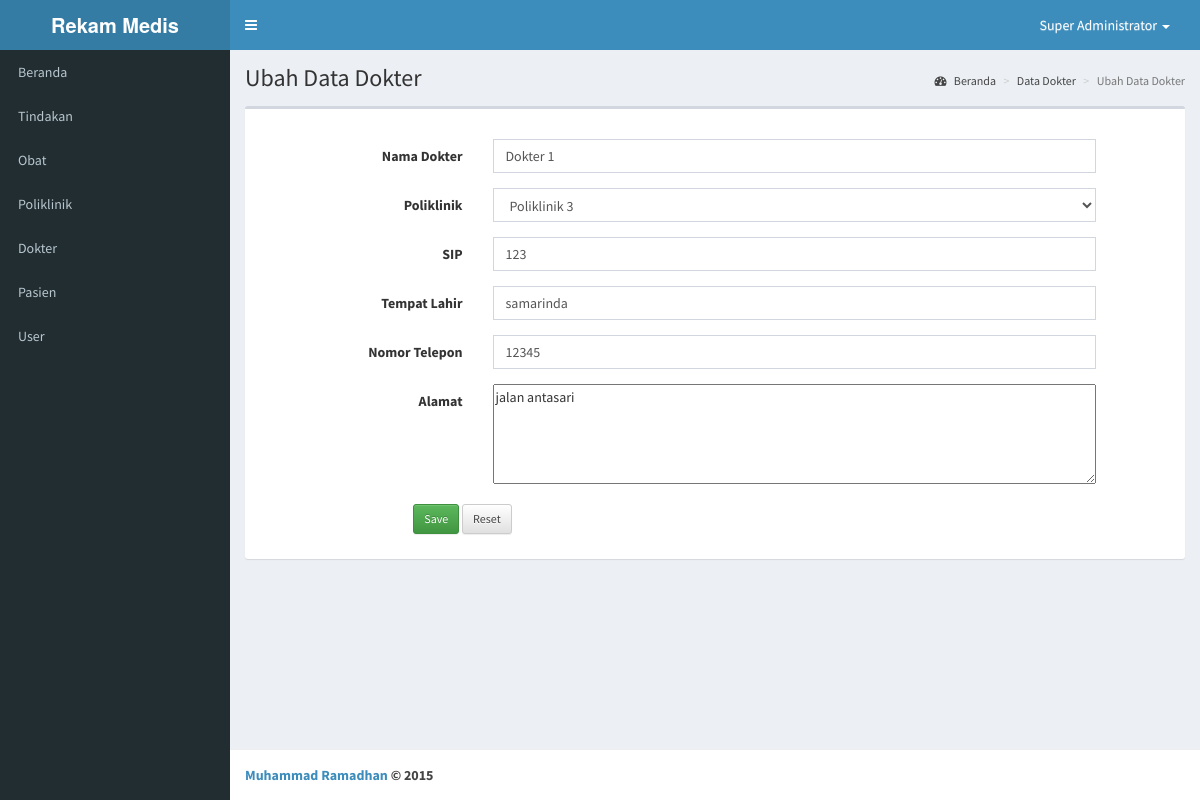
Screenshot of /dokter/ubah.php?id=1 (signed in) with the database file from the repository.
### tables this page shows
CREATE TABLE IF NOT EXISTS `tb_dokter` (
  `kd_dokter` int(11) NOT NULL,
  `kd_poli` int(11) NOT NULL,
  `nm_dokter` varchar(50) NOT NULL,
  `sip` varchar(50) NOT NULL,
  `tempat_lhr` varchar(50) NOT NULL,
  `no_tlp` varchar(20) NOT NULL,
  `alamat` text NOT NULL
);

### dokter/ubah.php (called while the page is built, shortened)
<?php
	include '../include/function.php';
	$title = 'Ubah Data Dokter';
	include '../include/_header.php';
	$aksi = 'ubah.php';
	if ($_POST) {
		$id = $_POST['kd_dokter'];
		$data = array (	'nm_dokter'		=> mysql_escape_string($_POST['nm_dokter']),
						'kd_poli'		=> mysql_escape_string($_POST['kd_poli']),
						'sip'			=> mysql_escape_string($_POST['sip']),
						'tempat_lhr'	=> mysql_escape_string($_POST['tempat_lhr']),
						'no_tlp'		=> mysql_escape_string($_POST['no_tlp']),
						'alamat'		=> mysql_escape_string($_POST['alamat'])
						);
		$ubah = ubah('tb_dokter',$data,'kd_dokter',$id);
		if ($ubah == TRUE) {
			echo '<script>alert("Data berhasil diubah!")</script>';
			echo '<meta http-equiv="refresh" content="0;url=/pw/dokter/index.php">';
		} else {
			$error =  mysql_error();
		}
	} else {
		$id = $_GET['id'];
		$row = ambil_satu_data('tb_dokter','kd_dokter',$id);
	}
					include 'form.php';
	include '../include/_footer.php' ?>

### include/function.php (called while the page is built, shortened)
	<?php
	function ambil_satu_data($table,$parameter,$id) {
		$row = mysql_query("SELECT * FROM $table WHERE $parameter = $id");
		if ($row) {
			return mysql_fetch_array($row);
		}
	}
?>

### dokter/form.php (the view, shortened to what this page needs)
<div class="content-wrapper" >
	<section class="content-header">
		<h1>
			<?php echo $title ?>
		</h1>
		<ol class="breadcrumb">
			<li><a href="#"><i class="fa fa-dashboard"></i> Beranda</a></li>
			<li><a href="index.php">Data Dokter</a></li>
			<li class="active"><?php echo $title ?></li>
		</ol>
	</section>
	<section class="content">
		<div class="row">
			<div class="col-md-12">
				<div class="box">
					<div class="box-header">
					</div>
					<div class="box-body">
						<form action="<?php echo $aksi ?>" class="form-horizontal" method="post">
	           				<div class="form-group">
	                        	<label class="control-label col-lg-3" for="nm_dokter">Nama Dokter</label>
	                        	<div class="col-lg-8">
	                     			<input type="text" class="form-control" name="nm_dokter" placeholder="Nama Dokter" value="<?php echo @$row['nm_dokter'] ?>" required>
	                        	</div>
	                      	</div>
	                      	<div class="form-group">
				                <label name="poli" class="col-lg-3 control-label">Poliklinik</label>
				                <div class="col-sm-8">
				                  	<select name="kd_poli" class="form-control">
				                    	<?php
				                      		$sql = mysql_query("SELECT * FROM tb_poliklinik");
				                      		while($data = mysql_fetch_array($sql)) {
				                        ?>
				                            <option value="<?php echo $data['kd_poli'] ?>" <?php echo (@$row['kd_poli'] == $data['kd_poli']) ? 'Selected' : '' ?>><?php echo $data['nm_poli']; ?></option>
				                        <?php
				                      		}
				                    	?>
				                  </select>
				                </div>
				              </div>
	                      	<div class="form-group">
	                        	<label class="control-label col-lg-3" for="sip">SIP</label>
	                        	<div class="col-lg-8">
	                     			<input type="text" class="form-control" name="sip" placeholder="SIP" value="<?php echo @$row['sip'] ?>" required>
	                        	</div>
	                      	</div>
	                      	<div class="form-group">
	                        	<label class="control-label col-lg-3" for="tempat_lhr">Tempat Lahir</label>
	                        	<div class="col-lg-8">
	                     			<input type="text" class="form-control" name="tempat_lhr" placeholder="Tempat Lahir" value="<?php echo @$row['tempat_lhr'] ?>" required>
	                        	</div>
	                      	</div>
	                      	<div class="form-group">
	                        	<label class="control-label col-lg-3" for="no_tlp">Nomor Telepon</label>
	                        	<div class="col-lg-8">
	                     			<input type="text" class="form-control" name="no_tlp" placeholder="Nomor Telepon" value="<?php echo @$row['no_tlp'] ?>" required>
	                        	</div>
	                      	</div>
	           				<div class="form-group">
	                        	<label class="control-label col-lg-3" for="alamat">Alamat</label>
	                        	<div class="col-lg-8">
	                     			<textarea id="text" name="alamat" placeholder="Alamat" style="width: 100%; height: 100px"><?php echo @$row['alamat'] ?></textarea>
	                        	</div>
	                      	</div>
	                      	<div class="form-group">
	                        	<div class="col-lg-offset-2 col-lg-6">
	                          		<button type="submit" class="btn btn-sm btn-success" name="button">Save</button>
	                          		<button type="reset" class="btn btn-sm btn-default">Reset</button>
	                        	</div>
	                      	</div>
	                    </form>
					</div>
				</div>
			</div>
		</div>
	</section>
</div>

### rows the page displays
tb_dokter: nm_dokter "Dokter 1", sip "123", tempat_lhr "samarinda", no_tlp "12345", alamat "jalan antasari"

### other values shown
$_SESSION['nama'] "Super Administrator"
$title "Ubah Data Dokter"
form field kd_poli "Poliklinik 3"
